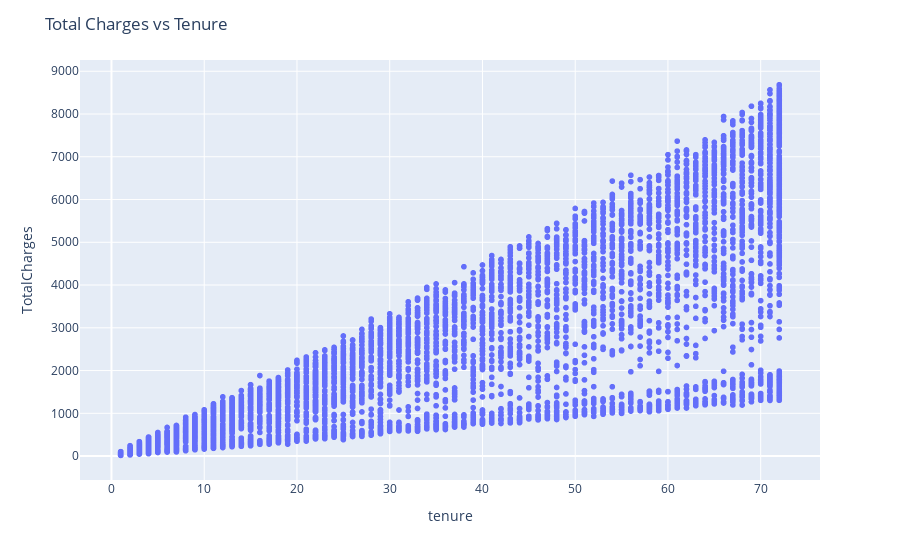

Source (notebook cell):
### Code cell
# Drop unnecessary columns and handle missing values
df = df.drop('customerID', axis=1)
df['TotalCharges'] = pd.to_numeric(df['TotalCharges'], errors="coerce")

# Check and visualize missing values
plt.figure(figsize=(10, 6))
sns.heatmap(df.isnull())
plt.title("Null Values Heatmap")
plt.show()

print("Missing Values Count:")
print(df.isnull().sum())

# Handle missing values
df.drop(df[df['TotalCharges'].isnull()].index, inplace=True)
df.reset_index(drop=True, inplace=True)

# Visualize relationships between key features
# 1. Total Charges by Churn
plt.figure(figsize=(5, 5))
sns.barplot(data=df, y="TotalCharges", x="Churn")
plt.title("Total Charges by Churn Status")
plt.show()

# 2. Tenure vs Churn
plt.figure(figsize=(8, 5))
sns.barplot(data=df, x="tenure", y="Churn")
plt.title("Tenure vs Churn")
plt.show()

# 3. Total Charges vs Tenure
fig = px.scatter(df, y="TotalCharges", x="tenure")
fig.update_layout(title="Total Charges vs Tenure")
fig.show()

### Figure 1 — Plotly figure (JSON) as saved in the notebook; plotly's stock layout.template omitted (floating-point values rounded to 4 significant figures; data arrays with more than 128 entries replaced by an {"elided": "..."} marker saying what was removed)
{"data": [{"hovertemplate": "tenure=%{x}<br>TotalCharges=%{y}<extra></extra>", "legendgroup": "", "marker": {"color": "#636efa", "symbol": "circle"}, "mode": "markers", "name": "", "showlegend": false, "type": "scattergl", "x": {"elided": "7032 int values"}, "xaxis": "x", "y": {"elided": "7032 float values"}, "yaxis": "y"}], "layout": {"legend": {"tracegroupgap": 0}, "margin": {"t": 60}, "title": {"text": "Total Charges vs Tenure"}, "xaxis": {"anchor": "y", "domain": [0, 1], "title": {"text": "tenure"}}, "yaxis": {"anchor": "x", "domain": [0, 1], "title": {"text": "TotalCharges"}}}}
